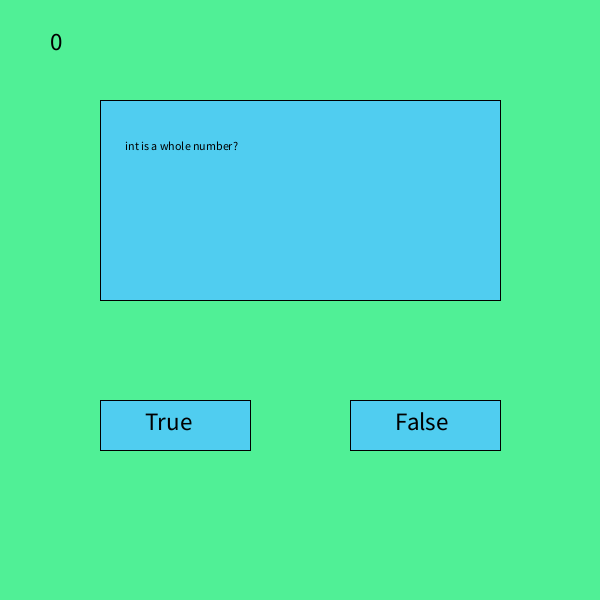
Frame 1 (no input)
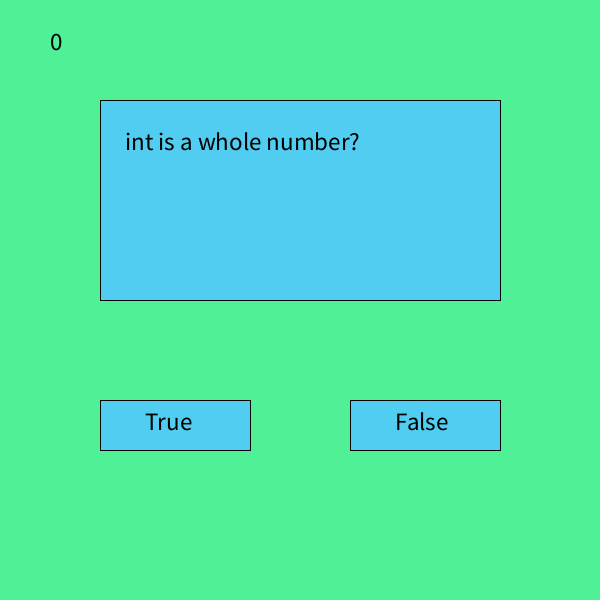
Frame 60 (the mouse pressed at the canvas centre just before this capture)
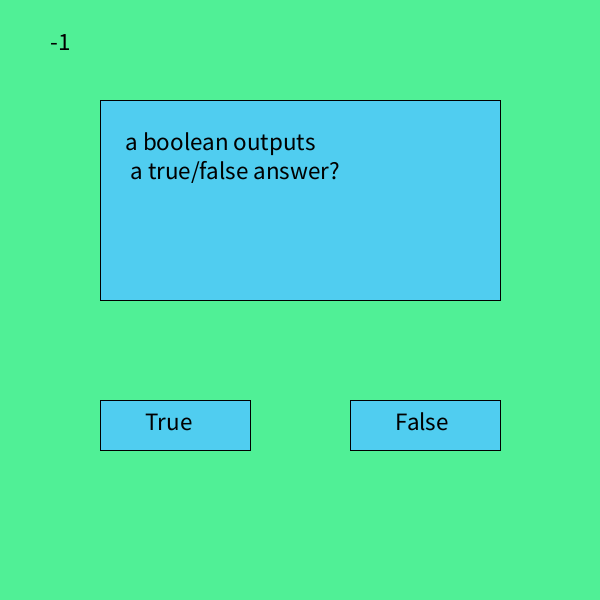
Frame 120 (the mouse held since frame 60 and released just before this capture)

The Processing sketch that drew these frames (run headless with seeded random() and noise(); from frame 60 on, the mouse is pressed at the canvas centre):

// Processing sketch: processing_118363
// ── processing_118363.pde

int Score = 0; //adds a gamelike element and is a score
Boolean Pause = true; // pauses the game inbetween inputs
String [] Question; //array contains questions
int [] Answers; //array contains answers
int i=0; //contolls the array read order
int A=2; //a variable to check the question and the answer with
int QA= 3; //question answer variable gives a neutral value for answers to start with

//declares score variable

void setup() {
  size(600, 600);
 
  
Question = new String [10];
Question[0] = "int is a whole number?";
Question[1] = "a boolean outputs\n a true/false answer?";
Question[2] = "a quad is made up\n of 4 X or Y values?";
Question[3] = "an array uses\n round brackets?";
Question[4] = "For and While are\n kinds of functions?";
Question[5] = "a function prototype is\n decalared at the top of\n the code?";
Question[6] = "fill(255) will produce the colour black?";
Question[7] = "if you attatch electrodes\n to your users it is\n unethical?";
Question[8] = "rect is a 3d object?";
Question[9] = "i++ advances a counter?";
//an array of questions that are outputed as text from the string

Answers = new int [10];
Answers[0] = QA = 1;
Answers[1] = QA = 1;
Answers[2] = QA = 0;
Answers[3] = QA = 0;
Answers[4] = QA = 0;
Answers[5] = QA = 1;
Answers[6] = QA = 0;
Answers[7] = QA = 1;
Answers[8] = QA = 0;
Answers[9] = QA = 1;
//an array of answers 1 being true and 0 being false


}// sets up background and initialises objects

void draw() {
  
  
  {
  background(80, 240, 150);
  
 fill(80, 205, 240);
 rect(100,100,400,200);
 fill(0);
 text(Question[i],125,150);
 textSize(25);
 }//generates question and box
  
  
  
 {
 fill(80, 205, 240);
 rect(100,400,150,50);
 rect(350,400,150,50);
 }//generates button boxes
  
 {
 fill(0);
 text("True",145,430,50);
 text("False",395,430,200);
 }//generates text for the buttons

  text(Score,50,50);// is the score counter

  if(i > 9 ){
    background(0);
    fill(255);
    text(Score,250,200);
    text("Congratulations your score is",100,150);
  }//quiz endscreen when the array is empty


}//end of void draw

void mousePressed(){ //allows user input and only runs the code when the user answers
  if (mousePressed == true){
    if(pmouseX >99 && pmouseX <251 && pmouseY >399 && pmouseY <451){
     A=Answers[i];
      }
     }//makes true button clickable and have a value
   else
   
   if (mousePressed == false){
    if(pmouseX >349 && pmouseX <501&& pmouseY >399 && pmouseY <451){
    A=Answers[i];
     }
    }//makes the false button clickable and have an value
  

    if(A == QA){
          i++;
          Score++;
        }//gives score if answer is correct
      else
    if(A != QA){
        i++;
        Score--;
      }//takes away score if answer is wrong

}
//Group 1
//created by Lewis,Kieran,Domninic and Terry
//Lewis contributed the majority of the code
//Keiran came up with the idea and helped to impliment the code
//Terry helped impliment the code and troubleshoot
//Dominic helped design the layout and troubleshoot
